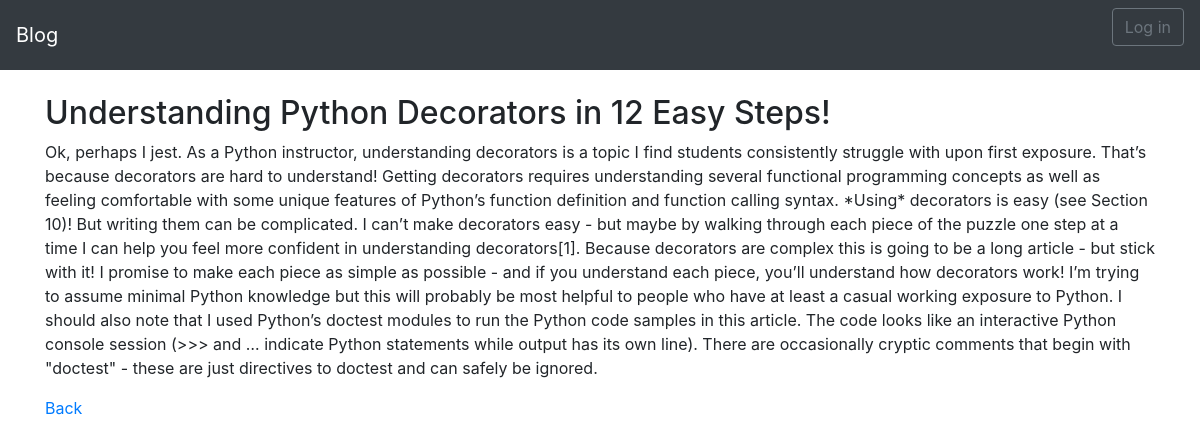
Screenshot of /post/8 with the database file from the repository.
### blog/models.py (models this page shows, shortened)
class Post(models.Model):
	title = models.CharField(max_length=200)
	author = models.ForeignKey('auth.User',on_delete=models.CASCADE,)
	body = models.TextField()

### blog/views.py (the view)
# urls.py: path('post/<int:pk>',views.BlogDetailView.as_view(),name='detail'),
class BlogDetailView(DetailView):
	model = Post
	template_name = 'detal.html'

### templates/detal.html (shortened to what this page needs)
{% extends 'base.html' %}
{% block content %}
<h2>{{post.title}}</h2>
<p>{{post.body}}</p>
<p><a href="{% url 'blog' %}">Back</a></p>
{% endblock %}

### rows the page displays
Post: title "Understanding Python Decorators in 12 Easy Steps!", body "Ok, perhaps I jest. As a Python instructor, understanding decorators is a topic I find students consistently struggle with upon first exposure. That’s because decorators are hard to understand! Getting decorators requires understanding several functional programming concepts as well as feeling comfortable with some unique features of Python’s function definition and function calling syntax. *Using* decorators is easy (see Section 10)! But writing them can be complicated. I can’t make decorators easy - but maybe by walking through each piece of the puzzle one step at a time I can help you feel more confident in understanding decorators[1]. Because decorators are complex this is going to be a…"
